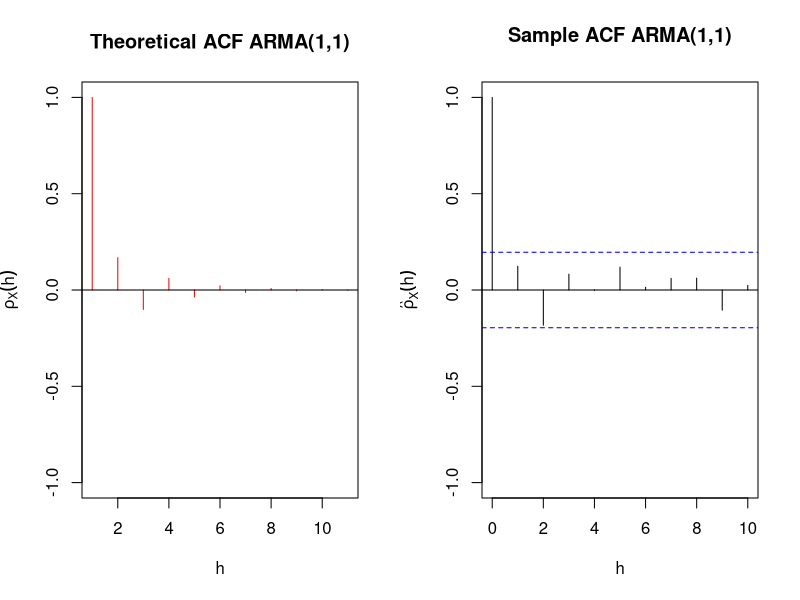
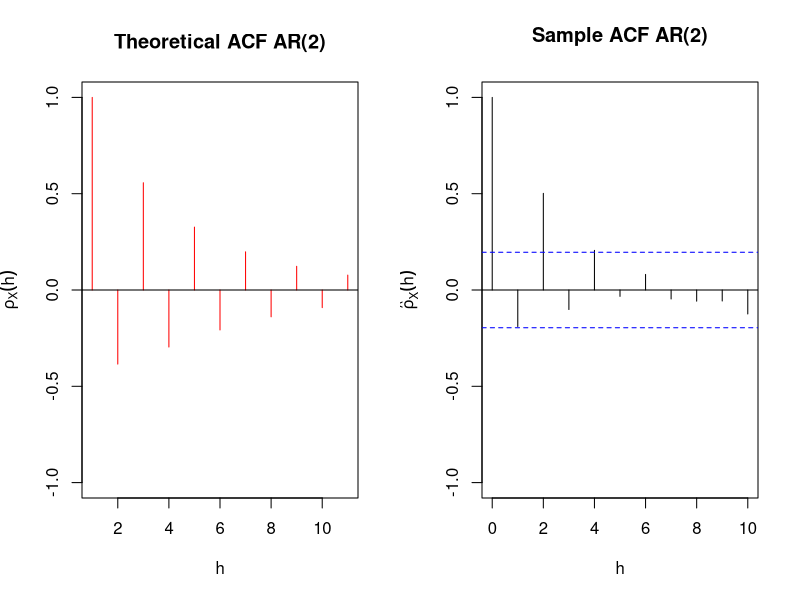

Generate these figures, in order, with R:
## ---- chunk 1
arma11 <- arima.sim(model = list(ar = c(-0.6),ma = c(1.2),sd = 1),n = 100)
# Theoretical ACF
sample1_tacf=theo_acf <- ARMAacf(ar = -0.6, ma = 1.2,lag.max = 10, pacf = FALSE)
sample1_tacf #display values of acf by lag 
# Plot
op <- par(mfrow = c(1,2))
plot(theo_acf,type = "h",ylim = c(-1,1),
main = "Theoretical ACF ARMA(1,1)",
col = "red",
ylab = expression(rho[X](h)),
xlab = "h")
abline(h = 0) # Add horizontal line 
# Sample ACF
sample1_acf=acf(arma11,lag.max = 10,
main = "Sample ACF ARMA(1,1)",
ylim = c(-1,1),
xlab = "h",
ylab = expression(hat(rho)[X](h)))
sample1_acf #display values of acf by lag
## ---- chunk 2
ar2 <- arima.sim(model = list(ar = c(-0.2,0.48),sd = 1),n = 100)
# find the theoretical ACF
?ARMAacf
theo_acf <- ARMAacf(ar = c(-0.2,0.48),lag.max = 10, pacf = FALSE)
op <- par(mfrow = c(1,2))
theo_acf #display values of acf by lag
# plot the theoretical ACF
plot(theo_acf,type = "h",ylim = c(-1,1),
main = "Theoretical ACF AR(2)",
col = "red",
ylab = expression(rho[X](h)),
xlab = "h")
abline(h = 0) # Add horizontal line
# calculate the sample ACF
sample_acf=acf(ar2,lag.max = 10,
main = "Sample ACF AR(2)",
ylim = c(-1,1),
xlab = "h",
ylab = expression(hat(rho)[X](h)))
sample_acf #display values of acf by lag
